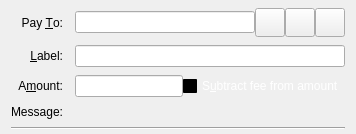
  <widget class="QFrame" name="SendCoins">
   <property name="toolTip">
    <string>This is a normal payment.</string>
   </property>
   <property name="frameShape">
    <enum>QFrame::NoFrame</enum>
   </property>
   <layout class="QGridLayout" name="gridLayout">
    <property name="topMargin">
     <number>8</number>
    </property>
    <property name="bottomMargin">
     <number>4</number>
    </property>
    <property name="horizontalSpacing">
     <number>12</number>
    </property>
    <property name="verticalSpacing">
     <number>8</number>
    </property>
    <item row="0" column="0">
     <widget class="QLabel" name="payToLabel">
      <property name="text">
       <string>Pay &amp;To:</string>
      </property>
      <property name="alignment">
       <set>Qt::AlignRight|Qt::AlignTrailing|Qt::AlignVCenter</set>
      </property>
      <property name="buddy">
       <cstring>payTo</cstring>
      </property>
     </widget>
    </item>
    <item row="0" column="1">
     <layout class="QHBoxLayout" name="payToLayout">
      <property name="spacing">
       <number>0</number>
      </property>
      <item>
       <widget class="QValidatedLineEdit" name="payTo">
        <property name="toolTip">
         <string>The Zumy address to send the payment to</string>
        </property>
       </widget>
      </item>
      <item>
       <widget class="QToolButton" name="addressBookButton">
        <property name="toolTip">
         <string>Choose previously used address</string>
        </property>
        <property name="text">
         <string/>
        </property>
        <property name="iconSize">
         <size>
          <width>22</width>
          <height>22</height>
         </size>
        </property>
        <property name="shortcut">
         <string>Alt+A</string>
        </property>
       </widget>
      </item>
      <item>
       <widget class="QToolButton" name="pasteButton">
        <property name="toolTip">
         <string>Paste address from clipboard</string>
        </property>
        <property name="text">
         <string/>
        </property>
        <property name="iconSize">
         <size>
          <width>22</width>
          <height>22</height>
         </size>
        </property>
        <property name="shortcut">
         <string>Alt+P</string>
        </property>
       </widget>
      </item>
      <item>
       <widget class="QToolButton" name="deleteButton">
        <property name="toolTip">
         <string>Remove this entry</string>
        </property>
        <property name="text">
         <string/>
        </property>
        <property name="iconSize">
         <size>
          <width>22</width>
          <height>22</height>
         </size>
        </property>
       </widget>
      </item>
     </layout>
    </item>
    <item row="1" column="0">
     <widget class="QLabel" name="labellLabel">
      <property name="text">
       <string>&amp;Label:</string>
      </property>
      <property name="alignment">
       <set>Qt::AlignRight|Qt::AlignTrailing|Qt::AlignVCenter</set>
      </property>
      <property name="buddy">
       <cstring>addAsLabel</cstring>
      </property>
     </widget>
    </item>
    <item row="1" column="1">
     <widget class="QLineEdit" name="addAsLabel">
      <property name="toolTip">
       <string>Enter a label for this address to add it to the list of used addresses</string>
      </property>
     </widget>
    </item>
    <item row="2" column="0">
     <widget class="QLabel" name="amountLabel">
      <property name="text">
       <string>A&amp;mount:</string>
      </property>
      <property name="alignment">
       <set>Qt::AlignRight|Qt::AlignTrailing|Qt::AlignVCenter</set>
      </property>
      <property name="buddy">
       <cstring>payAmount</cstring>
      </property>
     </widget>
    </item>
    <item row="2" column="1">
     <layout class="QHBoxLayout" name="horizontalLayoutAmount" stretch="0,1">
      <item>
       <widget class="ZumyAmountField" name="payAmount"/>
      </item>
      <item>
       <widget class="QCheckBox" name="checkboxSubtractFeeFromAmount">
        <property name="palette">
         <palette>
          <active>
           <colorrole role="WindowText">
            <brush brushstyle="SolidPattern">
             <color alpha="255">
              <red>255</red>
              <green>255</green>
              <blue>255</blue>
             </color>
            </brush>
           </colorrole>
           <colorrole role="Button">
            <brush brushstyle="SolidPattern">
             <color alpha="255">
              <red>0</red>
              <green>0</green>
              <blue>0</blue>
             </color>
            </brush>
           </colorrole>
           <colorrole role="Light">
            <brush brushstyle="SolidPattern">
             <color alpha="255">
              <red>0</red>
              <green>0</green>
              <blue>0</blue>
             </color>
            </brush>
           </colorrole>
           <colorrole role="Midlight">
            <brush brushstyle="SolidPattern">
             <color alpha="255">
              <red>0</red>
              <green>0</green>
              <blue>0</blue>
             </color>
            </brush>
           </colorrole>
           <colorrole role="Dark">
            <brush brushstyle="SolidPattern">
             <color alpha="255">
              <red>0</red>
              <green>0</green>
              <blue>0</blue>
             </color>
            </brush>
           </colorrole>
           <colorrole role="Mid">
            <brush brushstyle="SolidPattern">
             <color alpha="255">
              <red>0</red>
              <green>0</green>
              <blue>0</blue>
             </color>
            </brush>
           </colorrole>
           <colorrole role="Text">
            <brush brushstyle="SolidPattern">
             <color alpha="255">
              <red>255</red>
              <green>255</green>
              <blue>255</blue>
             </color>
            </brush>
           </colorrole>
           <colorrole role="BrightText">
            <brush brushstyle="SolidPattern">
             <color alpha="255">
              <red>255</red>
              <green>255</green>
              <blue>255</blue>
             </color>
            </brush>
           </colorrole>
           <colorrole role="ButtonText">
            <brush brushstyle="SolidPattern">
             <color alpha="255">
              <red>255</red>
              <green>255</green>
              <blue>255</blue>
             </color>
            </brush>
           </colorrole>
           <colorrole role="Base">
            <brush brushstyle="SolidPattern">
             <color alpha="255">
              <red>0</red>
              <green>0</green>
              <blue>0</blue>
             </color>
            </brush>
           </colorrole>
           <colorrole role="Window">
            <brush brushstyle="SolidPattern">
             <color alpha="255">
              <red>0</red>
              <green>0</green>
              <blue>0</blue>
             </color>
            </brush>
           </colorrole>
           <colorrole role="Shadow">
            <brush brushstyle="SolidPattern">
             <color alpha="255">
              <red>0</red>
              <green>0</green>
              <blue>0</blue>
             </color>
            </brush>
           </colorrole>
           <colorrole role="AlternateBase">
            <brush brushstyle="SolidPattern">
             <color alpha="255">
              <red>0</red>
              <green>0</green>
              <blue>0</blue>
             </color>
            </brush>
           </colorrole>
           <colorrole role="ToolTipBase">
            <brush brushstyle="SolidPattern">
             <color alpha="255">
              <red>255</red>
              <green>255</green>
              <blue>220</blue>
             </color>
            </brush>
           </colorrole>
           <colorrole role="ToolTipText">
            <brush brushstyle="SolidPattern">
             <color alpha="255">
              <red>0</red>
              <green>0</green>
              <blue>0</blue>
             </color>
            </brush>
           </colorrole>
          </active>
          <inactive>
           <colorrole role="WindowText">
            <brush brushstyle="SolidPattern">
             <color alpha="255">
              <red>255</red>
              <green>255</green>
              <blue>255</blue>
             </color>
            </brush>
           </colorrole>
           <colorrole role="Button">
            <brush brushstyle="SolidPattern">
             <color alpha="255">
              <red>0</red>
              <green>0</green>
              <blue>0</blue>
             </color>
            </brush>
           </colorrole>
           <colorrole role="Light">
            <brush brushstyle="SolidPattern">
             <color alpha="255">
              <red>0</red>
              <green>0</green>
              <blue>0</blue>
             </color>
            </brush>
           </colorrole>
           <colorrole role="Midlight">
            <brush brushstyle="SolidPattern">
             <color alpha="255">
              <red>0</red>
              <green>0</green>
              <blue>0</blue>
             </color>
            </brush>
           </colorrole>
           <colorrole role="Dark">
            <brush brushstyle="SolidPattern">
             <color alpha="255">
              <red>0</red>
              <green>0</green>
              <blue>0</blue>
             </color>
            </brush>
           </colorrole>
           <colorrole role="Mid">
            <brush brushstyle="SolidPattern">
             <color alpha="255">
              <red>0</red>
              <green>0</green>
              <blue>0</blue>
             </color>
            </brush>
           </colorrole>
           <colorrole role="Text">
            <brush brushstyle="SolidPattern">
             <color alpha="255">
              <red>255</red>
              <green>255</green>
              <blue>255</blue>
             </color>
            </brush>
           </colorrole>
           <colorrole role="BrightText">
            <brush brushstyle="SolidPattern">
             <color alpha="255">
              <red>255</red>
              <green>255</green>
              <blue>255</blue>
             </color>
            </brush>
           </colorrole>
           <colorrole role="ButtonText">
            <brush brushstyle="SolidPattern">
             <color alpha="255">
              <red>255</red>
              <green>255</green>
              <blue>255</blue>
             </color>
            </brush>
           </colorrole>
           <colorrole role="Base">
            <brush brushstyle="SolidPattern">
             <color alpha="255">
              <red>0</red>
              <green>0</green>
              <blue>0</blue>
             </color>
            </brush>
           </colorrole>
           <colorrole role="Window">
            <brush brushstyle="SolidPattern">
             <color alpha="255">
              <red>0</red>
              <green>0</green>
              <blue>0</blue>
             </color>
            </brush>
           </colorrole>
           <colorrole role="Shadow">
            <brush brushstyle="SolidPattern">
             <color alpha="255">
              <red>0</red>
              <green>0</green>
              <blue>0</blue>
             </color>
            </brush>
           </colorrole>
           <colorrole role="AlternateBase">
            <brush brushstyle="SolidPattern">
             <color alpha="255">
              <red>0</red>
              <green>0</green>
              <blue>0</blue>
             </color>
            </brush>
           </colorrole>
           <colorrole role="ToolTipBase">
            <brush brushstyle="SolidPattern">
             <color alpha="255">
              <red>255</red>
              <green>255</green>
              <blue>220</blue>
             </color>
            </brush>
           </colorrole>
           <colorrole role="ToolTipText">
            <brush brushstyle="SolidPattern">
             <color alpha="255">
              <red>0</red>
              <green>0</green>
              <blue>0</blue>
             </color>
            </brush>
           </colorrole>
          </inactive>
          <disabled>
           <colorrole role="WindowText">
            <brush brushstyle="SolidPattern">
             <color alpha="255">
              <red>0</red>
              <green>0</green>
              <blue>0</blue>
             </color>
            </brush>
           </colorrole>
           <colorrole role="Button">
            <brush brushstyle="SolidPattern">
             <color alpha="255">
              <red>0</red>
              <green>0</green>
              <blue>0</blue>
             </color>
            </brush>
           </colorrole>
           <colorrole role="Light">
            <brush brushstyle="SolidPattern">
             <color alpha="255">
              <red>0</red>
              <green>0</green>
              <blue>0</blue>
             </color>
            </brush>
           </colorrole>
           <colorrole role="Midlight">
            <brush brushstyle="SolidPattern">
             <color alpha="255">
              <red>0</red>
              <green>0</green>
              <blue>0</blue>
             </color>
            </brush>
           </colorrole>
           <colorrole role="Dark">
            <brush brushstyle="SolidPattern">
             <color alpha="255">
              <red>0</red>
              <green>0</green>
              <blue>0</blue>
             </color>
            </brush>
           </colorrole>
           <colorrole role="Mid">
            <brush brushstyle="SolidPattern">
             <color alpha="255">
              <red>0</red>
              <green>0</green>
              <blue>0</blue>
             </color>
            </brush>
           </colorrole>
           <colorrole role="Text">
            <brush brushstyle="SolidPattern">
             <color alpha="255">
              <red>0</red>
              <green>0</green>
              <blue>0</blue>
             </color>
            </brush>
           </colorrole>
           <colorrole role="BrightText">
            <brush brushstyle="SolidPattern">
             <color alpha="255">
              <red>255</red>
              <green>255</green>
              <blue>255</blue>
             </color>
            </brush>
           </colorrole>
           <colorrole role="ButtonText">
            <brush brushstyle="SolidPattern">
             <color alpha="255">
              <red>0</red>
              <green>0</green>
              <blue>0</blue>
             </color>
            </brush>
           </colorrole>
           <colorrole role="Base">
            <brush brushstyle="SolidPattern">
             <color alpha="255">
              <red>0</red>
              <green>0</green>
              <blue>0</blue>
             </color>
            </brush>
           </colorrole>
           <colorrole role="Window">
            <brush brushstyle="SolidPattern">
             <color alpha="255">
              <red>0</red>
              <green>0</green>
              <blue>0</blue>
             </color>
            </brush>
           </colorrole>
           <colorrole role="Shadow">
            <brush brushstyle="SolidPattern">
             <color alpha="255">
              <red>0</red>
              <green>0</green>
              <blue>0</blue>
             </color>
            </brush>
           </colorrole>
           <colorrole role="AlternateBase">
            <brush brushstyle="SolidPattern">
             <color alpha="255">
              <red>0</red>
              <green>0</green>
              <blue>0</blue>
             </color>
            </brush>
           </colorrole>
           <colorrole role="ToolTipBase">
            <brush brushstyle="SolidPattern">
             <color alpha="255">
              <red>255</red>
              <green>255</green>
              <blue>220</blue>
             </color>
            </brush>
           </colorrole>
           <colorrole role="ToolTipText">
            <brush brushstyle="SolidPattern">
             <color alpha="255">
              <red>0</red>
              <green>0</green>
              <blue>0</blue>
             </color>
            </brush>
           </colorrole>
          </disabled>
         </palette>
        </property>
        <property name="toolTip">
         <string>The fee will be deducted from the amount being sent. The recipient will receive a lower amount of Zumy than you enter in the amount field. If multiple recipients are selected, the fee is split equally.</string>
        </property>
        <property name="text">
         <string>S&amp;ubtract fee from amount</string>
        </property>
       </widget>
      </item>
     </layout>
    </item>
    <item row="3" column="0">
     <widget class="QLabel" name="messageLabel">
      <property name="text">
       <string>Message:</string>
      </property>
      <property name="alignment">
       <set>Qt::AlignRight|Qt::AlignTrailing|Qt::AlignVCenter</set>
      </property>
     </widget>
    </item>
    <item row="3" column="1">
     <widget class="QLabel" name="messageTextLabel">
      <property name="toolTip">
       <string>A message that was attached to the Zumy: URI which will be stored with the transaction for your reference. Note: This message will not be sent over the Zumy network.</string>
      </property>
      <property name="textFormat">
       <enum>Qt::PlainText</enum>
      </property>
     </widget>
    </item>
    <item row="4" column="0" colspan="2">
     <widget class="Line" name="line">
      <property name="orientation">
       <enum>Qt::Horizontal</enum>
      </property>
     </widget>
    </item>
   </layout>
  </widget>
